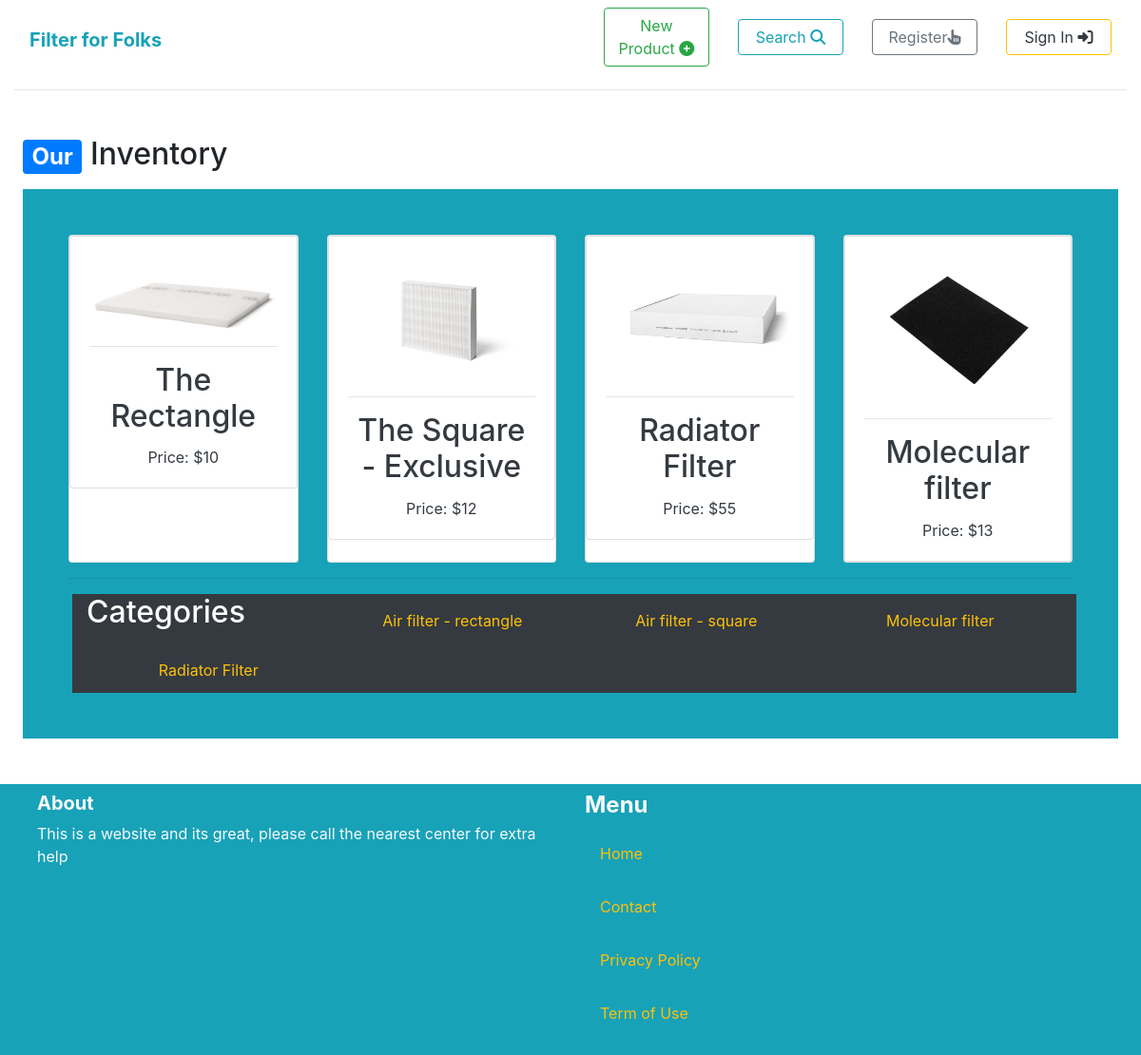
Before: /products/ with the older database file.
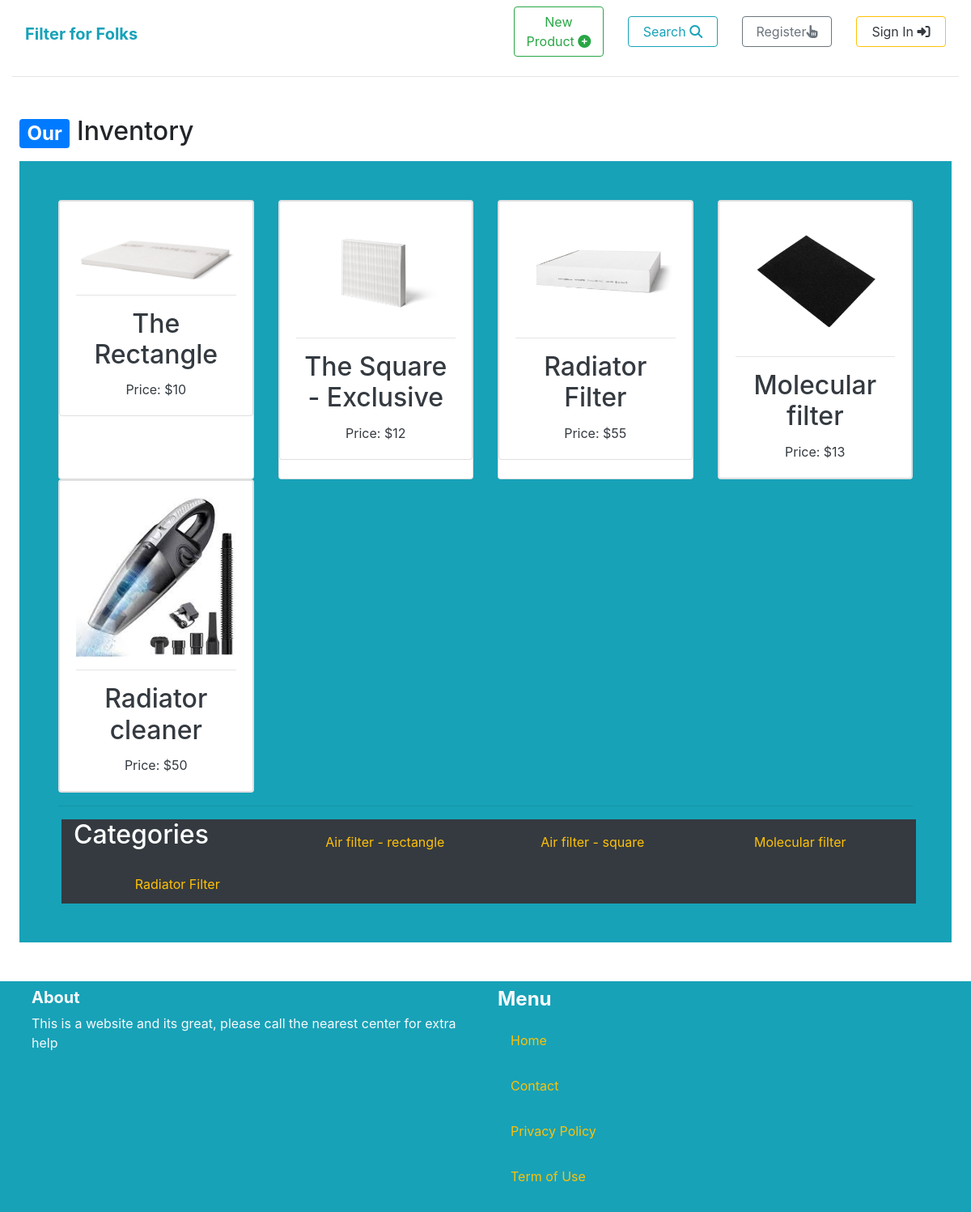
After: the same page with the newer database file.
### product/models.py (models this page shows, shortened)
class Product(models.Model):
    category = models.ForeignKey('Category', null=True, blank=True, on_delete=models.CASCADE, related_name='products')
    name = models.CharField(max_length=300)
    description = models.TextField()
    price = models.FloatField()
    image = models.ImageField(upload_to='product_images', blank=True, null=True)

class Category(models.Model):
    name = models.CharField(max_length=225)
    class Meta:
        ordering = ('name',)
        verbose_name_plural = 'Categories'

### core/views.py (the view)
# urls.py: path('products/', products_list),
def products_list(request):
    products = Product.objects.filter()
    for product in products:
        product.price = round(product.price)
    categories = Category.objects.all()
    return render(request, 'core/products.html', {
        'categories': categories,
        'products': products,
    })

### core/templates/core/products.html (shortened to what this page needs)
{% extends 'core/base.html' %}
{% block content %}
<div class="container-fluid mt-5 px-4 col w-100">
    <h2><span class="badge badge-primary">Our</span> Inventory</h2>
    <div class="bg-info mt-3 p-5 text-center">
        <div class="row">
            {% for product in products %}
                    <div class="col-sm-6 col-md-6 col-lg-4 col-xl-3">
                        <div class="card h-100">
                            <a href="{% url 'product:product_detail' product.id %}">
                                <div class="card">
                                    <div class="card-body">
                                        <img class="card-img-top img-fluid" src="{{ product.image.url }}" alt="{{ product.name }}">
                                        <hr>
                                        <div>
                                            <h2 class="card-title text-dark mt-0">{{ product.name }}</h2>
                                            <p class="card-text text-dark">Price: ${{ product.price}}</p>
                                        </div>
                                    </div>
                                </div>
                            </a>
                        </div>
                    </div>
            {% endfor %}
        </div>
        <hr>
        <div class="row text-white bg-dark ml-1 container-fluid">
            <h2>Categories</h2>
            {% for category in categories %}
                    <div class="col-sm-6 col-md-6 col-lg-4 col-xl-3 mt-3">
                        <div class="h-100">
                            <div>
                                <a href="">
                                    <p class="card-title mt-0 text-warning">{{ category.name }}</p>
                                </a>
                            </div>
                        </div>
                    </div>
            {% endfor %}
        </div>
    </div>
</div>
{% endblock %}

### core/templates/core/base.html (shortened to what this page needs)
{% load static %}
<!DOCTYPE html>
<html lang="en">
<head>
        <link rel="stylesheet" href="https://cdn.jsdelivr.net/npm/bootstrap@4.6.2/dist/css/bootstrap.min.css">
</head>
<body>
    <div class="container-fluid">
        <nav class="navbar navbar-expand-lg navbar-light bg-">
                <h1 class="font-weight-bold"><a class="navbar-brand text-info" href="{% url 'core:home' %}">Filter for Folks</a></h1>
                <div class="row align-items-center">
                        <div class="col-6 col-sm-3"><a href="{% url 'product:add_new_product' %}" class="btn btn-outline-success btn-block"> New Product <i class="fas fa-plus-circle"></i></a></div>
                        <div class="col-6 col-sm-3">
                            <a href="#" class="btn btn-outline-info btn-block">
                                Search <i class="fas fa-search"></i>
                            </a>
                        </div>
                        <div class="col-6 col-sm-3"><a href="{% url 'core:register' %}" class="btn btn-outline-secondary btn-block">Register<i class="fas fa-hand-pointer"></i></a></div>
                        <div class="col-6 col-sm-3"><a href="{% url 'core:signIn' %}" class="btn btn-outline-warning text-dark btn-block">Sign In <i class="fas fa-sign-in-alt"></i></a></div>
                </div>
        </nav>
        <hr>
    </div>
    <div>
        {% block content %}
        {% endblock %}
    </div>
    <footer class="bg-info mt-5 px-4">
        <div class="container-fluid">
            <div class="row">
                <div class="col w-100">
                    <h5 class="font-weight-bold text-light mt-2">About</h5>
                    <p class="text-light">This is a website and its great, please call the nearest center for extra help</p>
                </div>
                <div class="col w-100">
                    <h4 class="font-weight-bold text-light mt-2">Menu</h4>
                    <ul class="list-unstyled">
                        <li class="list-unstyled"><a href="{% url 'core:home' %}" class="nav-link text-lg text-warning d-block p-3">Home</a></li>
                        <li class="list-unstyled"><a href="{% url 'core:contact' %}" class="nav-link text-lg text-warning d-block p-3">Contact</a></li>
                        <li class="list-unstyled"><a href="" class="nav-link text-lg text-warning d-block p-3">Privacy Policy</a></li>
                        <li class="list-unstyled"><a href="" class="nav-link text-lg text-warning d-block p-3">Term of Use</a></li>
                    </ul>
                </div>
            </div>
        </div>
    </footer>
</body>
</html>

Changed rows visible on the page:
added Product: image (picture), name "Radiator cleaner", price "50"
